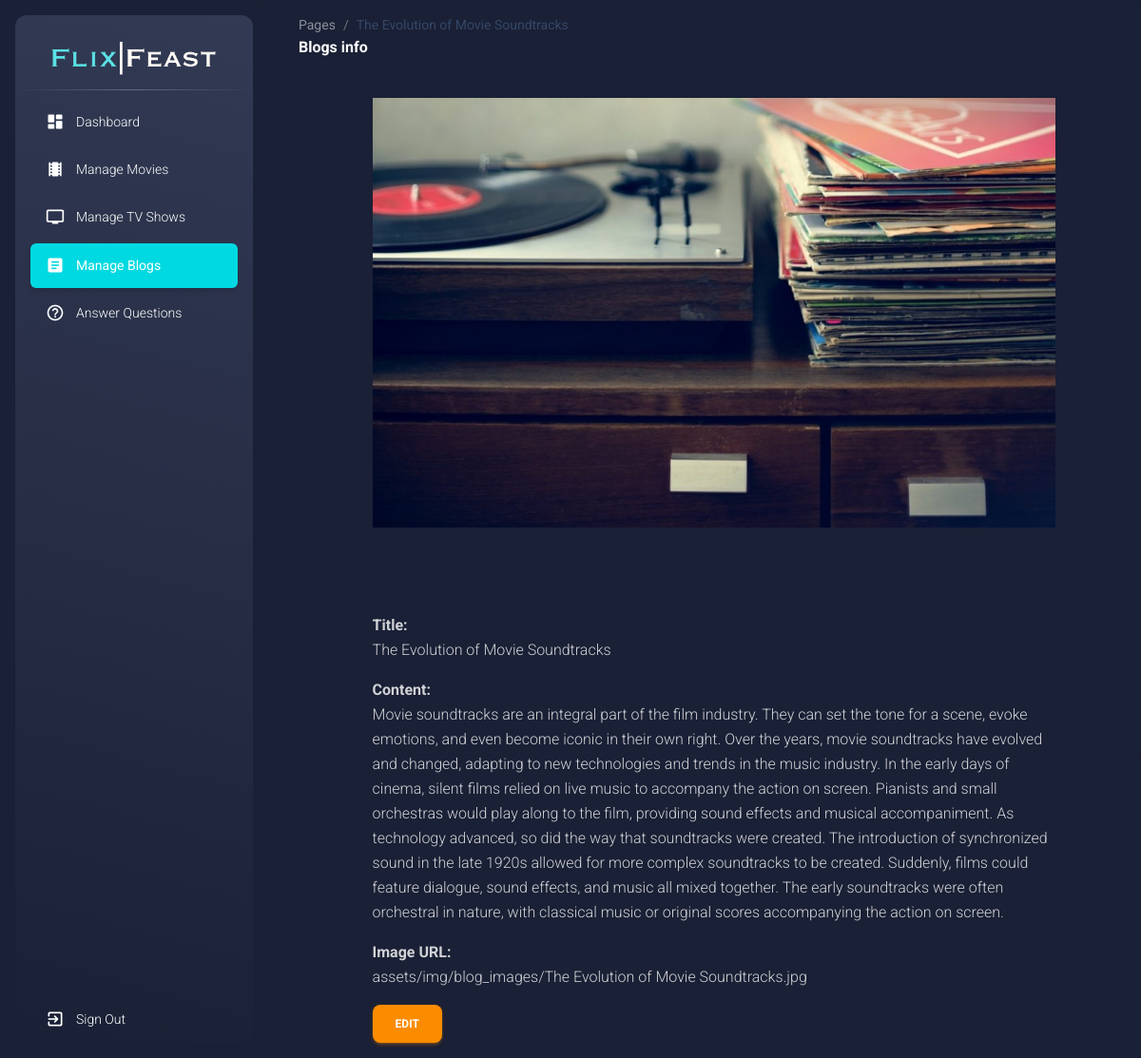
Screenshot of /dashboard/editDetails.php?detailsID=1&type=Blogs&mode=info (signed in) with the database file from the repository.
### tables this page shows
CREATE TABLE `blogs` (
  `ID` int(11) UNSIGNED NOT NULL,
  `Title` varchar(255) NOT NULL,
  `Content` text NOT NULL,
  `AuthorID` int(11) NOT NULL,
  `CreatedAt` timestamp NOT NULL DEFAULT current_timestamp(),
  `UpdatedAt` timestamp NOT NULL DEFAULT current_timestamp() ON UPDATE current_timestamp(),
  `Image` varchar(255) NOT NULL
);

### dashboard/editDetails.php (the view, shortened to what this page needs)
<!DOCTYPE html>
<html lang="zxx">
<head>
    <link href="assets/css2/nucleo-icons.css" rel="stylesheet" />
    <link href="assets/css2/nucleo-svg.css" rel="stylesheet" />
    <link id="pagestyle" href="assets/css2/material-dashboard.css?v=3.0.5" rel="stylesheet" />
</head>
<body class="g-sidenav-show dark-version bg-gray-200">
    <?php
    include('header.php');
    include('connection.php');
    $ID = $_GET['detailsID'];
    if ($_GET['type'] == "Movie" | $_GET['type'] == "Show") {
        $sql = "SELECT content.Trailer, content.Description, content.Length, content.ID, content.Title, content.Date, content.Status, content.Rating, content.Cover, director.Director, studio.Studio, GROUP_CONCAT(genre.Genre SEPARATOR ', ') as Genre
        FROM content
        JOIN director ON content.ID = director.ID
        JOIN studio ON content.ID = studio.ID
        JOIN genre ON content.ID = genre.ID
        WHERE content.ID = $ID
        GROUP BY content.ID";
    } else {
        $sql = "SELECT * FROM `blogs` WHERE `ID` = $ID";
    }
    $result = mysqli_query($conn, $sql);
    $row = mysqli_fetch_array($result);
    ?>
    <main class="main-content position-relative max-height-vh-100 h-100 border-radius-lg ">
        <nav class="navbar navbar-main navbar-expand-lg px-0 mx-4 shadow-none border-radius-xl" id="navbarBlur" data-scroll="true">
            <div class="container-fluid py-1 px-3">
                <nav aria-label="breadcrumb">
                    <ol class="breadcrumb bg-transparent mb-0 pb-0 pt-1 px-0 me-sm-6 me-5">
                        <li class="breadcrumb-item text-sm"><a class="opacity-5 text-dark" href="javascript:;">Pages</a>
                        </li>
                        <?php
                        if ($_GET['mode'] == "info") {
                            echo '<li class="breadcrumb-item text-sm text-dark active" aria-current="page">' . $row['Title'] . '</li>';
                        } else if ($_GET['mode'] == "edit") {
                            echo '<li class="breadcrumb-item text-sm"><a class="opacity-5 text-dark" href="editDetails.php?detailsID=' . $row['ID'] . '&type=' . $_GET['type'] . '&mode=info">' . $row['Title'] . '</a></li>';
                            echo '<li class="breadcrumb-item text-sm text-dark active" aria-current="page">Editing Details</li>';
                        }
                        ?>
                    </ol>
                    <h6 class="font-weight-bolder mb-0"><?php echo $_GET['type']; ?> info</h6>
                </nav>
            </div>
        </nav>
        <?php
        if ($_GET['type'] == "Movie" && $_GET['mode'] == "info") {
            echo '
            <div style = "display:flex;margin-left:3%;margin-top:3%;" >
            <img src="' . $row['Cover'] . '" alt="' . $row['Title'] . '" width="300px" height="447.53px"/>
            <div>
                <div id="viewDetails" style="width:50%;margin-left:5%;">
                    <p id="title" class="details"><b>Title:</b> <br>' . $row['Title'] . '</p>
                    <p id="date" class="details"><b>Date:</b> <br>' . $row['Date'] . '</p>
                    <p id="rating" class="details"><b>Rating:</b> <br>' . $row['Rating'] . '</p>
                    <p id="director" class="details"><b>Director: </b><br>' . $row['Director'] . '</p>
                    <p id="studio" class="details"><b>Studio: </b><br>' . $row['Studio'] . '</p>
                    <p id="cover" class="details" style="word-break: break-all;"><b>Cover: </b><br>' . $row['Cover'] . '</p>
                    <p id="trailer" class="details"><b>Trailer: </b><br>' . $row['Trailer'] . '</p>
                    <p id="description" class="details"><b>Description:</b> <br>' . stripslashes($row['Description']) . '</p>
                    <p id="genre" class="details"><b>Genre: </b><br>' . $row['Genre'] . '</p>
                    <p id="length" class="details"><b>Length: </b><br>' . $row['Length'] . '</p>
                </div>
                <a class="btn btn-warning" href="editDetails.php?detailsID=' . $ID . '&type=Movie&mode=edit" style = "margin-left:5%;">Edit</a>
            </div>
            </div>
        ';
        } else if ($_GET['type'] == "Blogs" && $_GET['mode'] == "info") {
            echo '
            <div style = "margin-left:3%;margin-top:3%;" >
            <img src="../' . $row['Image'] . '" alt="' . $row['Title'] . '" width="100%" style="padding:0 10%;"/>
            <div style="margin-top:10%;">
                <div id="viewDetails" style="width:80%;margin-left:10%;">
                    <p id="title" class="details"><b>Title: </b><br>' . $row['Title'] . '</p>
                    <p id="content" class="details"><b>Content: </b><br>' . $row['Content'] . '</p>
                    <p id="image" class="details"><b>Image URL: </b><br>' . $row['Image'] . '</p>
                </div>
                <a class="btn btn-warning" href="editDetails.php?detailsID=' . $ID . '&type=Blogs&mode=edit" style = "margin-left:10%;">Edit</a>
            </div>
            </div>
        ';
        } else if ($_GET['type'] == "Blogs" && $_GET['mode'] == "edit") {
            echo '
    <div style="margin-left:3%;margin-top:3%;">
        <img src="../' . $row['Image'] . '" alt="' . $row['Title'] . '" width="100%" style="padding:0 10%;" />
        <div class="row justify-content-center mt-5" id="movieadd" >
            <div class="col-md-6" style="display: flex;justify-content:center;">
                <form id="show-add" method="post" enctype="multipart/form-data" style="width:70%;">
                    <h2>TV Show</h2>
                    <input type="hidden" name="addForm" value="submitted">
                    <label for="title">Title:</label>
                    <input class="form-control" value="' . $row['Title'] . '" type="text" id="title" placeholder="Title" name="title"><br>
                    <label for="content">Content:</label>
                    <textarea class="form-control" id="content" placeholder="Content" name="content" style="color:black;height:50%;overflow-y: auto;resize:none;" maxlength="1000">' . $row['Content'] . '</textarea><br>
                    <label for="image">Image:</label>
                    <input class="form-control" type="file" id="image" name="image"><br>
                    <input type="hidden" name="current_image" value="' . $row['Image'] . '">
                    <br>
                    <div class="form-group">
                        <input class="btn btn-primary shadow-none" type="submit" value="Submit" name="blog_submit">
                    </div>
                    <center>
                        <h6 style="text-align:center;display:none;width:70%;" id="detailsWarning">Please fill out every information about the show!</h6>
                    </center>
                </form>
            </div>
        </div>
    ';
            if ($_SERVER['REQUEST_METHOD'] == 'POST') {
                $image_name = $_FILES['image']['name'];
                $image_temp_name = $_FILES['image']['tmp_name'];
                $img_ex = pathinfo($image_name, PATHINFO_EXTENSION);
                $img_lc = strtolower($img_ex);
                $allowed_array = array("jpg", "jpeg", "png");
                $new_img_name = "";
                if (in_array($img_lc, $allowed_array)) {
                    $new_img_name = "assets/img/blog_images/" . $_POST['title'] . "." . $img_lc;
                    $upload_path = '../' . $new_img_name;
                    move_uploaded_file($image_temp_name, $upload_path);
                } else {
                    echo "Wrong format";
                }
                $title = new input($_POST['title'], "title");
                $content = new input($_POST['content'], "content");
                $image = new input($new_img_name, "image");
                $inputsBlog = [$title, $content, $image];
                $temp = false;
                for ($i = 0; $i < sizeof($inputsBlog); $i++) {
                    if (empty($inputsBlog[$i]->value)) {
                        echo '<script>document.getElementById("' . $inputsBlog[$i]->id . '").style.border="2px solid red";</script>';
                        $temp = true;
                    } else {
                        echo 'What';
                        echo '<script>document.getElementById("' . $inputsBlog[$i]->id . '").value="' . $inputsBlog[$i]->value . '";</script>';
                    }
                    if (($i == sizeof($inputsBlog) - 1) && $temp == true) {
                        echo '<script>document.getElementById("detailsWarning").style.display="inline";</script>';
                    }
                }
                if ($temp == false) {
                    $sql = "UPDATE blogs SET Title=?,Content=?, Image=? WHERE ID=?";
                    $stmt = mysqli_prepare($conn, $sql);
                    mysqli_stmt_bind_param($stmt, "sssd", $title->value, $content->value, $image->value, $ID);
                    mysqli_stmt_execute($stmt);
                    echo '<script>window.location.href = "editDetails.php?detailsID=' . $ID . '&type=Blogs&mode=info";</script>';
                }
            }
        }
        ?>
    </main>
</body>
</html>

### dashboard/editDetails.php (style rules this page uses)
body { overflow-x: hidden; }
p { overflow: auto; }

### rows the page displays
blogs: Title "The Evolution of Movie Soundtracks", Image+Title (picture), Content "Movie soundtracks are an integral part of the film industry. They can set the tone for a scene, evoke emotions, and even become iconic in their own right. Over the years, movie soundtracks have evolved and changed, adapting to new technologies and trends in the music industry. In the early days of cinema, silent films relied on live music to accompany the action on screen. Pianists and small orchestras would play along to the film, providing sound effects and musical accompaniment. As technology advanced, so did the way that soundtracks were created. The introduction of synchronized sound in the late 1920s allowed for more complex soundtracks to be created. Suddenly, films could feature…", Image "assets/img/blog_images/The Evolution of Movie Soundtracks.jpg"

### other values shown
$_GET['type'] "Blogs"
